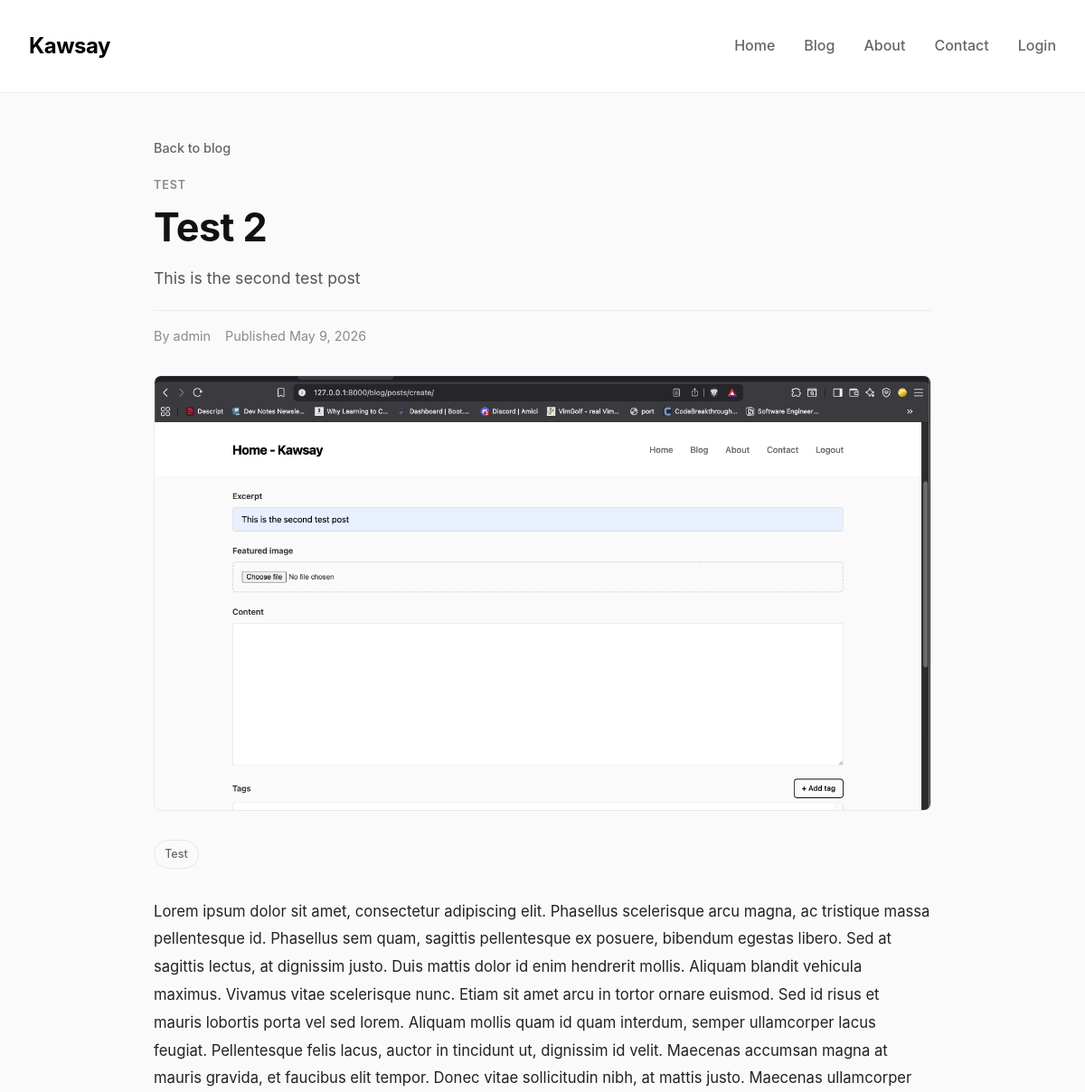
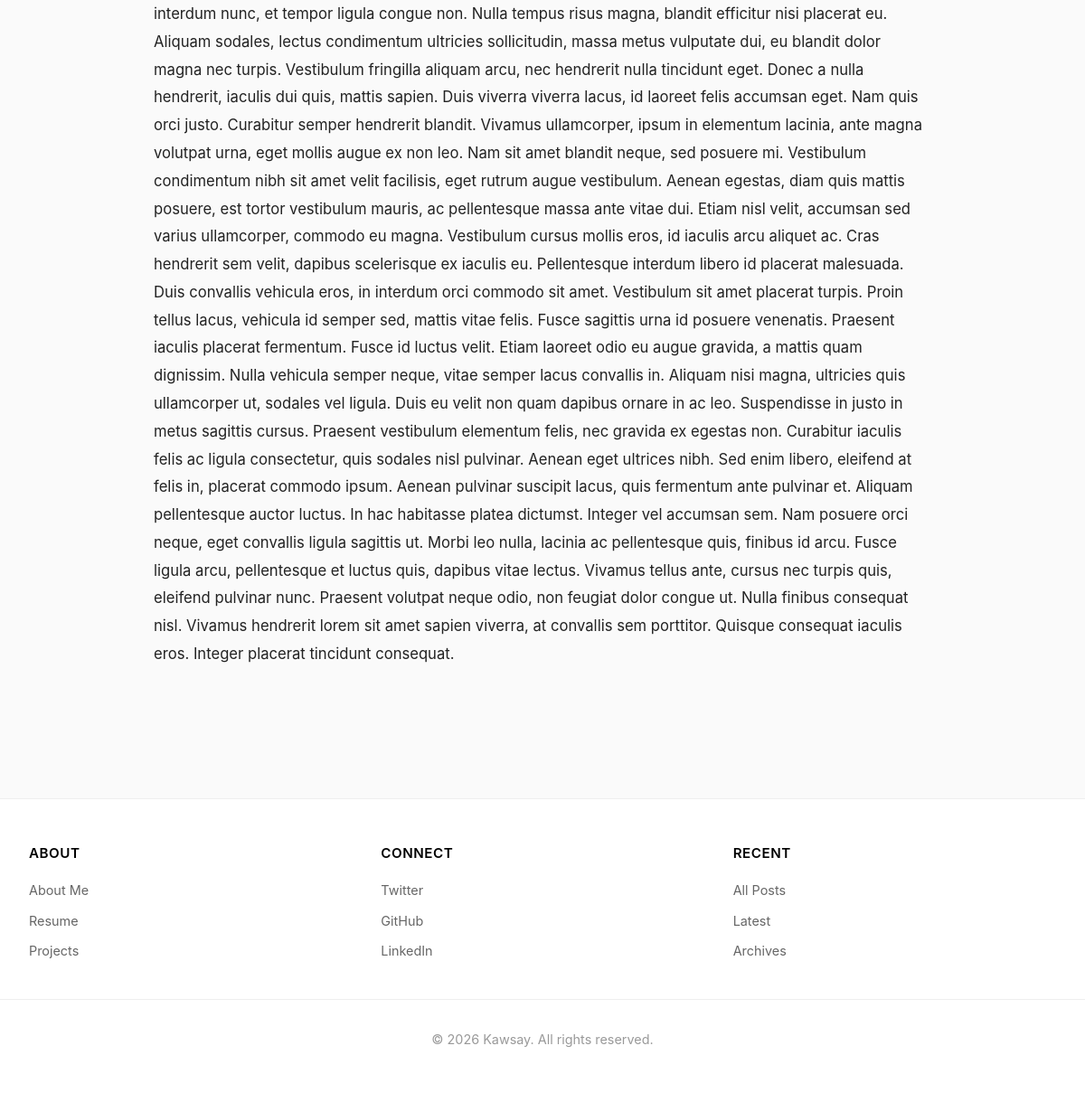
Screenshot of /blog/posts/test-2/ with the database file from the repository (2 pictures, top to bottom).
### blog/models.py (models this page shows, shortened)
class Post(models.Model):
    author = models.ForeignKey(settings.AUTH_USER_MODEL, on_delete=models.CASCADE, related_name="posts")
    category = models.ForeignKey(Category, on_delete=models.CASCADE, related_name= "posts")
    title = models.CharField(max_length=100)
    featured_image = models.ImageField(upload_to="posts/featured/", blank=True, null=True)
    tags = models.ManyToManyField("Tag", related_name="posts", blank=True)
    slug = models.SlugField(unique=True, max_length=100, blank=True)
    excerpt = models.CharField(max_length=300)
    content = models.TextField()
    published_at = models.DateField(null=True, blank=True)
    created_at = models.DateField(auto_now_add=True)
    updated_at = models.DateField(auto_now=True)
    class Meta:
        ordering = ['-published_at', '-created_at']
        verbose_name_plural = "Posts"

class Category(models.Model):
    name = models.CharField(max_length=100)
    slug = models.SlugField(unique=True, max_length=100, blank=True)
    description = models.CharField(max_length=300)
    created_at = models.DateField(auto_now_add=True)
    class Meta:
        verbose_name_plural = "Categories"
        ordering = ['name']

class Tag(models.Model):
    name = models.CharField(max_length=100)
    slug = models.SlugField(unique=True, max_length=100, blank=True)

### blog/views.py (the view)
# urls.py: path('posts/<slug:slug>/', views.read_post, name='post-detail'),
def read_post(request, slug):
    post = get_object_or_404(Post, slug=slug)
    return render(request, 'blog/post_detail.html', {'post': post})

### blog/templates/blog/post_detail.html (shortened to what this page needs)
{% extends 'base.html' %}
{% block content %}
<article class="post-detail">
  <header class="post-detail-header">
    <a href="{% url 'blog-home' %}" class="post-detail-back-link">Back to blog</a>
    <p class="post-detail-category">{{ post.category.name }}</p>
    <h1 class="post-detail-title">{{ post.title }}</h1>
    <p class="post-detail-excerpt">{{ post.excerpt }}</p>
    <div class="post-detail-meta">
      <span>By {{ post.author.username }}</span>
      <span>
        {% if post.published_at %}
          Published {{ post.published_at }}
        {% else %}
          Created {{ post.created_at }}
        {% endif %}
      </span>
    </div>
  </header>
  {% if post.featured_image %}
    <figure class="post-detail-featured-image">
      <img src="{{ post.featured_image.url }}" alt="{{ post.title }}">
    </figure>
  {% endif %}
  {% if post.tags.all %}
    <div class="post-detail-tags" aria-label="Post tags">
      {% for tag in post.tags.all %}
        <span class="post-detail-tag">{{ tag.name }}</span>
      {% endfor %}
    </div>
  {% endif %}
  <section class="post-detail-content">
    {{ post.content|safe }}
  </section>
</article>
{% endblock %}

### project/static/css/styles.css (style rules this page uses)
* { margin: 0; padding: 0; box-sizing: border-box; }
body { font-family: -apple-system, BlinkMacSystemFont, 'Segoe UI', Roboto, 'Helvetica Neue', Arial, sans-serif; background-color: #fafafa; color: #333; line-height: 1.6; }
header { background-color: #fff; border-bottom: 1px solid #eee; padding: 2rem 0; position: sticky; top: 0; z-index: 100; }
.post-detail { max-width: 860px; margin: 0 auto; padding: 3rem 0 4rem; }
.post-detail-header { position: static; top: auto; z-index: auto; background-color: transparent; border-bottom: 0; padding: 0; margin-bottom: 2rem; }
.post-detail-back-link { display: inline-block; text-decoration: none; color: #666; font-size: 0.9rem; font-weight: 500; margin-bottom: 1.25rem; transition: color 0.3s ease; }
.post-detail-category { color: #888; text-transform: uppercase; letter-spacing: 0.08em; font-size: 0.78rem; font-weight: 600; margin-bottom: 0.75rem; }
.post-detail-title { font-size: 2.7rem; line-height: 1.15; letter-spacing: -0.6px; margin-bottom: 1rem; color: #111; }
.post-detail-excerpt { color: #555; font-size: 1.1rem; line-height: 1.7; max-width: 70ch; margin-bottom: 1.25rem; }
.post-detail-meta { display: flex; gap: 1rem; flex-wrap: wrap; color: #8a8a8a; font-size: 0.9rem; padding-top: 1rem; border-top: 1px solid #ececec; }
.post-detail-featured-image { margin: 0 0 2rem; border-radius: 0.5rem; overflow: hidden; border: 1px solid #e9e9e9; }
.post-detail-featured-image img { width: 100%; max-height: 480px; object-fit: cover; display: block; }
.post-detail-tags { display: flex; gap: 0.6rem; flex-wrap: wrap; margin-bottom: 2rem; }
.post-detail-tag { display: inline-flex; align-items: center; padding: 0.3rem 0.7rem; border-radius: 999px; border: 1px solid #e7e7e7; color: #666; background-color: #fafafa; font-size: 0.78rem; font-weight: 500; }
.post-detail-content { color: #222; font-size: 1.04rem; line-height: 1.85; }

### rows the page displays
Post: category.name "TEST", title "Test 2", excerpt "This is the second test post", author.username "admin", published_at "May 9, 2026", featured_image (picture), content "Lorem ipsum dolor sit amet, consectetur adipiscing elit. Phasellus scelerisque arcu magna, ac tristique massa pellentesque id. Phasellus sem quam, sagittis pellentesque ex posuere, bibendum egestas libero. Sed at sagittis lectus, at dignissim justo. Duis mattis dolor id enim hendrerit mollis. Aliquam blandit vehicula maximus. Vivamus vitae scelerisque nunc. Etiam sit amet arcu in tortor ornare euismod. Sed id risus et mauris lobortis porta vel sed lorem. Aliquam mollis quam id quam interdum, semper ullamcorper lacus feugiat. Pellentesque felis lacus, auctor in tincidunt ut, dignissim id velit. Maecenas accumsan magna at mauris gravida, et faucibus elit tempor. Donec vitae sollicitudin nibh,…"
Tag: name "Test"
